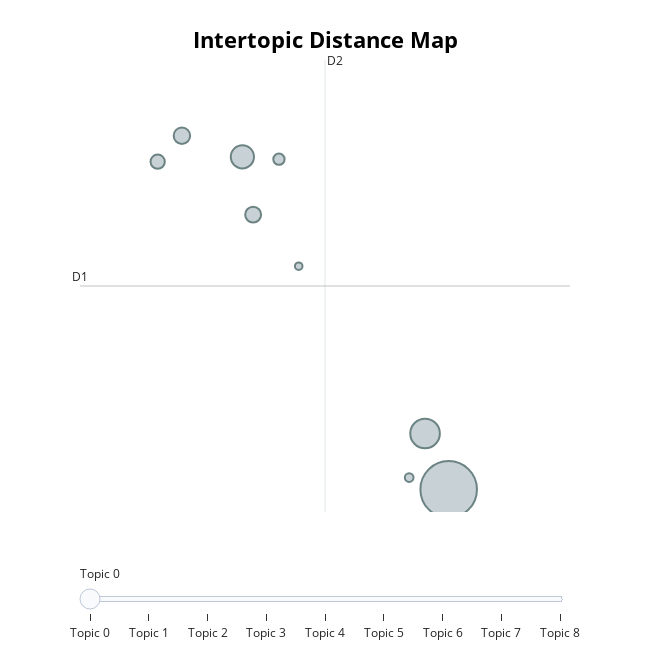

The code cell stored with this chart in its notebook:
### Markdown cell above
### Visualize Topics

### Code cell
topic_model.visualize_topics()

### Figure 1 — Plotly figure (JSON) as saved in the notebook; plotly's stock layout.template omitted (floating-point values rounded to 4 significant figures)
{"data": [{"customdata": [[0, "language | natural | model | word | planning", 723], [1, "state | rnn | memory | vector | input", 198], [2, "function | distribution | output | class | tanh", 122], [3, "cost | function | sgd | training | expected", 61], [4, "publication | april | syst | technol | date", 57], [5, "graph | computation | node | nodes | backward", 46], [6, "llama | like | south | animal | america", 29], [7, "tangkhul | compound | root | morphological | verbs", 17], [8, "want | edu | dsontagcoursesinferenceslidespseudolikelihoodnotespdf | regardlessly | satisfied", 13]], "hovertemplate": "<b>Topic %{customdata[0]}</b><br>%{customdata[1]}<br>Size: %{customdata[2]}", "legendgroup": "", "marker": {"color": "#B0BEC5", "line": {"color": "DarkSlateGrey", "width": 2}, "size": [723, 198, 122, 61, 57, 46, 29, 17, 13], "sizemode": "area", "sizeref": 0.4519, "symbol": "circle"}, "mode": "markers", "name": "", "orientation": "v", "showlegend": false, "type": "scatter", "x": [14.76, 14.33, 11.0, 9.892, 11.19, 9.45, 11.66, 14.04, 12.02], "xaxis": "x", "y": [1.673, 2.293, 5.363, 5.598, 4.722, 5.31, 5.337, 1.804, 4.15], "yaxis": "y"}], "layout": {"annotations": [{"showarrow": false, "text": "D1", "x": 8.032, "y": 3.93, "yshift": 10}, {"showarrow": false, "text": "D2", "x": 12.5, "xshift": 10, "y": 6.438}], "height": 650, "hoverlabel": {"bgcolor": "white", "font": {"family": "Rockwell", "size": 16}}, "legend": {"itemsizing": "constant", "tracegroupgap": 0}, "margin": {"t": 60}, "shapes": [{"line": {"color": "#CFD8DC", "width": 2}, "type": "line", "x0": 12.5, "x1": 12.5, "y0": 1.422, "y1": 6.438}, {"line": {"color": "#9E9E9E", "width": 2}, "type": "line", "x0": 8.032, "x1": 16.97, "y0": 3.93, "y1": 3.93}], "sliders": [{"active": 0, "pad": {"t": 50}, "steps": [{"args": [{"marker.color": [["red", "#B0BEC5", "#B0BEC5", "#B0BEC5", "#B0BEC5", "#B0BEC5", "#B0BEC5", "#B0BEC5", "#B0BEC5"]]}], "label": "Topic 0", "method": "update"}, {"args": [{"marker.color": [["#B0BEC5", "red", "#B0BEC5", "#B0BEC5", "#B0BEC5", "#B0BEC5", "#B0BEC5", "#B0BEC5", "#B0BEC5"]]}], "label": "Topic 1", "method": "update"}, {"args": [{"marker.color": [["#B0BEC5", "#B0BEC5", "red", "#B0BEC5", "#B0BEC5", "#B0BEC5", "#B0BEC5", "#B0BEC5", "#B0BEC5"]]}], "label": "Topic 2", "method": "update"}, {"args": [{"marker.color": [["#B0BEC5", "#B0BEC5", "#B0BEC5", "red", "#B0BEC5", "#B0BEC5", "#B0BEC5", "#B0BEC5", "#B0BEC5"]]}], "label": "Topic 3", "method": "update"}, {"args": [{"marker.color": [["#B0BEC5", "#B0BEC5", "#B0BEC5", "#B0BEC5", "red", "#B0BEC5", "#B0BEC5", "#B0BEC5", "#B0BEC5"]]}], "label": "Topic 4", "method": "update"}, {"args": [{"marker.color": [["#B0BEC5", "#B0BEC5", "#B0BEC5", "#B0BEC5", "#B0BEC5", "red", "#B0BEC5", "#B0BEC5", "#B0BEC5"]]}], "label": "Topic 5", "method": "update"}, {"args": [{"marker.color": [["#B0BEC5", "#B0BEC5", "#B0BEC5", "#B0BEC5", "#B0BEC5", "#B0BEC5", "red", "#B0BEC5", "#B0BEC5"]]}], "label": "Topic 6", "method": "update"}, {"args": [{"marker.color": [["#B0BEC5", "#B0BEC5", "#B0BEC5", "#B0BEC5", "#B0BEC5", "#B0BEC5", "#B0BEC5", "red", "#B0BEC5"]]}], "label": "Topic 7", "method": "update"}, {"args": [{"marker.color": [["#B0BEC5", "#B0BEC5", "#B0BEC5", "#B0BEC5", "#B0BEC5", "#B0BEC5", "#B0BEC5", "#B0BEC5", "red"]]}], "label": "Topic 8", "method": "update"}]}], "title": {"font": {"color": "Black", "size": 22}, "text": "<b>Intertopic Distance Map</b>", "x": 0.5, "xanchor": "center", "y": 0.95, "yanchor": "top"}, "width": 650, "xaxis": {"anchor": "y", "domain": [0, 1], "range": [8.032, 16.97], "title": {"text": ""}, "visible": false}, "yaxis": {"anchor": "x", "domain": [0, 1], "range": [1.422, 6.438], "title": {"text": ""}, "visible": false}}}
